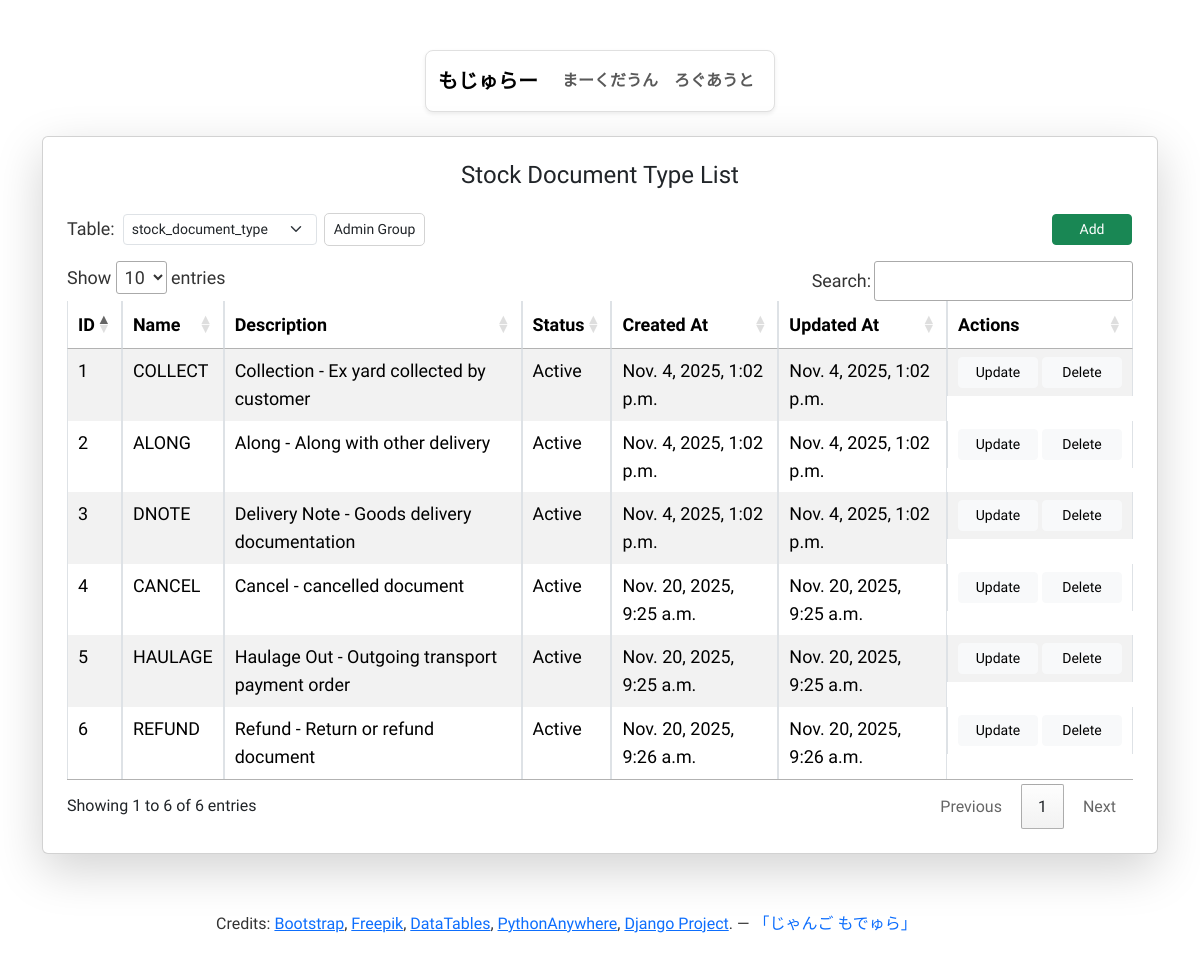
/doctype/ (signed in), run on the app's committed database.
### apps/doctype/models.py (models this page shows, shortened)
class StockDocType(models.Model):
    STATUS_CHOICES = [
        (1, 'Active'),
        (2, 'Inactive'),
    ]
    id = models.AutoField(primary_key=True)
    name = models.CharField(max_length=255, unique=True)
    description = models.TextField(null=True, blank=True)
    status = models.IntegerField(choices=STATUS_CHOICES, default=1)
    created_at = models.DateTimeField()
    updated_at = models.DateTimeField()
    class Meta:
        db_table = 'stock_document_type'
        managed = False  # Do NOT let Django alter the table

### apps/doctype/views.py (the view)
# urls.py: path('', views.index, name='index'),
@login_required
def index(request):
    user_groups = request.user.groups.values_list('name', flat=True)
    user_group = user_groups[0] if user_groups else None
    conn = sqlite3.connect(DB_PATH)
    cursor = conn.cursor()
    cursor.execute("SELECT name FROM sqlite_master WHERE type='table' AND name LIKE 'stock%'")
    tables = [row[0] for row in cursor.fetchall()]
    conn.close()
    records = StockDocType.objects.all().order_by('id')
    return render(request, 'doctype/index.html', {
        'title': 'Stock Document Type List',
        'records': records,
        'tables': tables,
        'current_table': 'stock_document_type',
        'user_group': user_group,
    })

### apps/doctype/templates/doctype/index.html (shortened to what this page needs)
{% extends 'base.html' %}
{% block content %}
<div class="card shadow-lg p-4 mb-3">
    <h4 class="mb-4 text-center">{{ title }}</h4>
    <div class="mb-3 d-flex flex-wrap align-items-center gap-2">
        <label for="tableSelect" class="form-label mb-0">Table:</label>
        {% include 'includes/_table_select.html' %}
        {% if user_group == 'Admin' %}
            <a href="{% url 'doctype:add' %}" class="btn btn-success btn-sm" style="position: absolute; right: 25px;">Add</a>
        {% else %}
            <a href="#" class="btn btn-success btn-sm disabled" style="position: absolute; right: 25px;" title="View Only">Add</a>
        {% endif %}
    </div>
    <div class="table-responsive">
        <table id="itemsTable" class="table table-sm table-striped table-bordered">
            <thead>
                <tr>
                    <th>ID</th>
                    <th>Name</th>
                    <th>Description</th>
                    <th>Status</th>
                    <th>Created At</th>
                    <th>Updated At</th>
                    <th width="120">Actions</th>
                </tr>
            </thead>
            <tbody>
                {% for row in records %}
                <tr>
                    <td>{{ row.id }}</td>
                    <td>{{ row.name }}</td>
                    <td>{{ row.description }}</td>
                    <td>{{ row.get_status_display }}</td>
                    <td>{{ row.created_at }}</td>
                    <td>{{ row.updated_at }}</td>
                    <td class="text-nowrap d-flex gap-1">
                        {% if user_group == 'Admin' %}
                            <a href="{% url 'doctype:update' row.id %}" class="btn btn-light btn-sm">Update</a>
                            <a href="{% url 'doctype:delete' row.id %}" onclick="return confirm('Delete this record?')" class="btn btn-light btn-sm">Delete</a>
                        {% else %}
                            <a href="#" class="btn btn-light btn-sm disabled" title="View Only">Update</a>
                            <a href="#" class="btn btn-light btn-sm disabled" title="View Only">Delete</a>
                        {% endif %}
                    </td>
                </tr>
                {% endfor %}
            </tbody>
        </table>
    </div>
</div>
{% endblock %}

### static/css/style.css (style rules this page uses)
body { font-family: "Neucha", Arial, Helvetica, sans-serif; line-height: 1.7; color: #222; background-color: #fff; padding-top: 50px; }
table, table td, table th, button, select, select option, label { font-family: "Neucha", Arial, Helvetica, sans-serif; font-size: 1.12rem; line-height: 1.55; font-weight: 400; color: #333; }
.card { max-width: 100%; width: 1280px; margin: 0 auto; background-color: #fff; }
.btn-sm { min-width: 80px; }
.table-responsive { overflow-x: auto; }
.table td, .table th { padding: 0.25rem 0.4rem; }
html, body { height: 100%; }
body.d-flex.flex-column { min-height: 100vh; }
body { display: flex; flex-direction: column; }

### data on the page
StockDocType: id "1", name "COLLECT", description "Collection - Ex yard collected by customer", status "Active", created_at "Nov. 4, 2025, 1:02 p.m.", updated_at "Nov. 4, 2025, 1:02 p.m."
StockDocType: id "2", name "ALONG", description "Along - Along with other delivery", status "Active", created_at "Nov. 4, 2025, 1:02 p.m.", updated_at "Nov. 4, 2025, 1:02 p.m."
StockDocType: id "3", name "DNOTE", description "Delivery Note - Goods delivery documentation", status "Active", created_at "Nov. 4, 2025, 1:02 p.m.", updated_at "Nov. 4, 2025, 1:02 p.m."
StockDocType: id "4", name "CANCEL", description "Cancel - cancelled document", status "Active", created_at "Nov. 20, 2025, 9:25 a.m.", updated_at "Nov. 20, 2025, 9:25 a.m."
StockDocType: id "5", name "HAULAGE", description "Haulage Out - Outgoing transport payment order", status "Active", created_at "Nov. 20, 2025, 9:25 a.m.", updated_at "Nov. 20, 2025, 9:25 a.m."
StockDocType: id "6", name "REFUND", description "Refund - Return or refund document", status "Active", created_at "Nov. 20, 2025, 9:26 a.m.", updated_at "Nov. 20, 2025, 9:26 a.m."

### other printed values
{{ title }} "Stock Document Type List"
form field value "stock_document_type"
